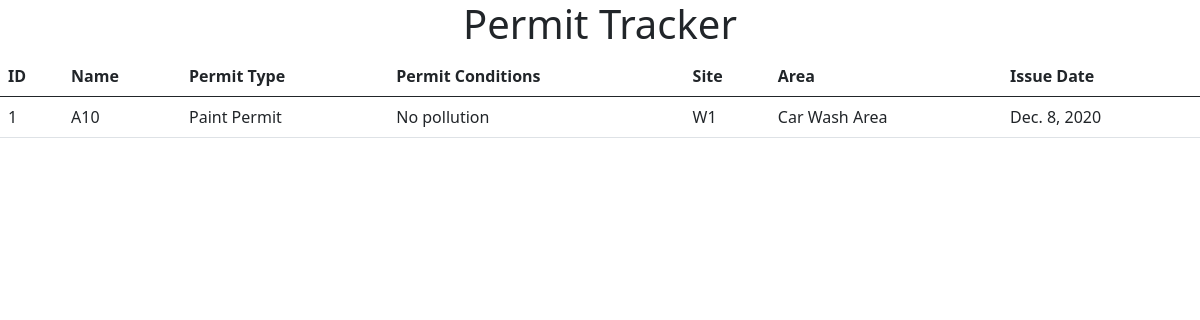
/, run on an earlier commit of the app's database.
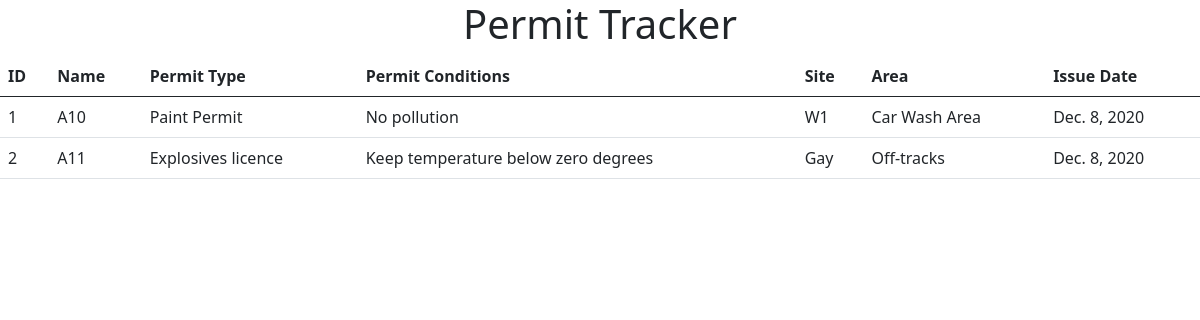
And on a later commit of the database.
### permit_tracker/models.py (models this page shows, shortened)
class Permit(models.Model):
    name = models.CharField(max_length=50, default=None)
    permit_type = models.CharField(max_length=100)
    permit_conditions = models.TextField()
    permit_authority = models.CharField(max_length=200)
    list_sites = (
        ('Gay', 'Gaydon'),
        ('W1', 'Wellesbourne Unit 1'),
        ('W2', 'Wellesbourne Unit 2'),
        ('SA', 'St. Athan'),
        ('WO', 'Wolverton Mill'),
        ('NP', 'Newport Pagnell'),
    )
    site = models.CharField(max_length=3, choices=list_sites)
    area = models.CharField(max_length=200)
    comments = models.TextField()
    issue_date = models.DateField()
    expiration_date = models.DateField()

### permit_tracker/views.py (the view)
# urls.py: path('', views.index, name='index'),
def index(request):
    permit =  Permit.objects.all()
    return render(request, 'permit_tracker/index.html', {'permit':  permit})

### permit_tracker/templates/permit_tracker/index.html (shortened to what this page needs)
<!DOCTYPE html>
<html lang="en">
<head>
    <link href="https://cdn.jsdelivr.net/npm/bootstrap@5.0.0/dist/css/bootstrap.min.css" rel="stylesheet">
</head>
<body>
{% block content %}
    <h1 class="text-center">Permit Tracker</h1>
    <table class="table">
        <thead>
        <tr>
        <th scope="col">ID</th>
        <th scope="col">Name</th>
        <th scope="col">Permit Type</th>
        <th scope="col">Permit Conditions</th>
        <th scope="col">Site</th>
        <th scope="col">Area</th>
        <th scope="col">Issue Date</th>
        </tr>
    </thead>
    <tbody>
        {% for permit in permit %}
    <tr>
        <td>
            {{ permit.id }}
            </td>
    <td>
        {{ permit.name }}
        </td>
    <td>
        {{ permit.permit_type }}
    </td>
    <td>
        {{ permit.permit_conditions}}
    </td>
    <td>
        {{ permit.site}}
    </td>
    <td>
        {{ permit.area}}
    </td>
    <td>
        {{ permit.issue_date }}
    </td>
    </tr>
    {% endfor %}
    </tbody>
</table>
{% endblock %}
</body>
</html>

What changed in the data, as far as the page shows it:
added Permit: id "2", name "A11", permit_type "Explosives licence", permit_conditions "Keep temperature below zero degrees", site "Gay", area "Off-tracks", issue_date "Dec. 8, 2020"
